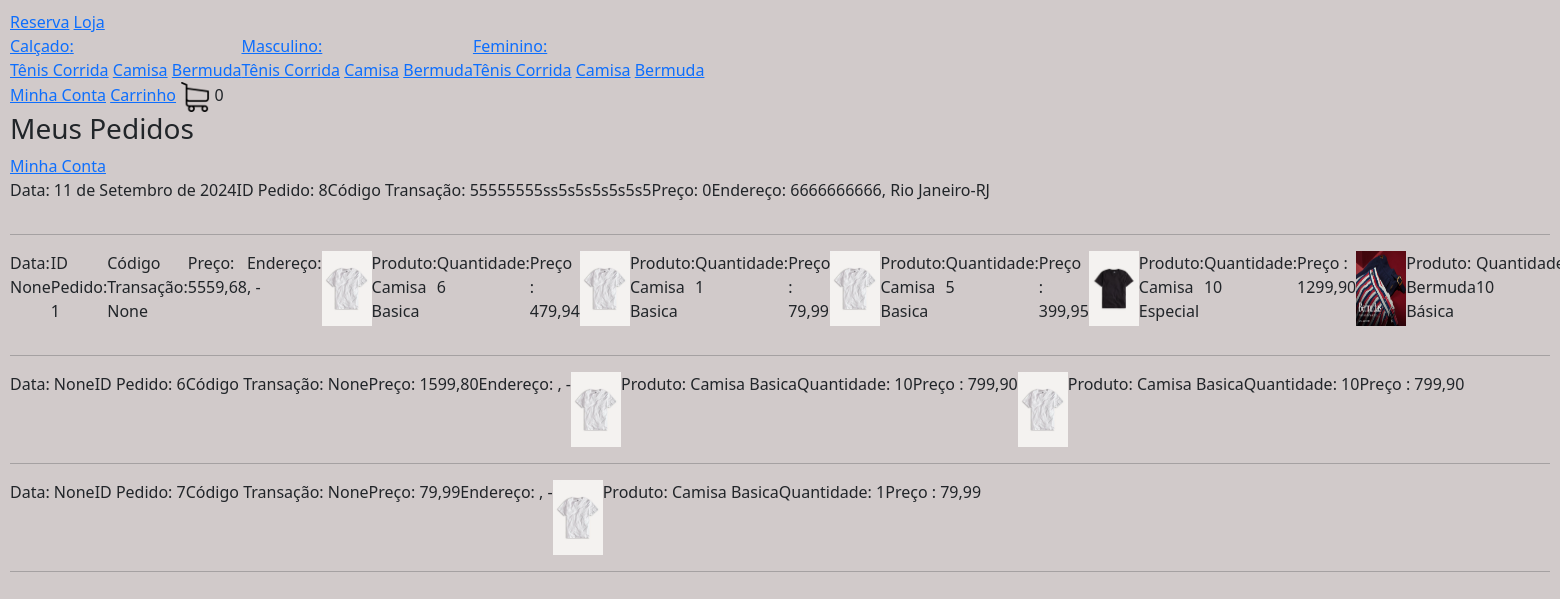
Screenshot of /meuspedidos/ (signed in) with the database file from the repository.
### loja/models.py (models this page shows, shortened)
class Categoria(models.Model):
   nome = models.CharField(max_length=200, null=True, blank=True)
   slug = models.CharField(max_length=200, null=True, blank=True)

class Tipo(models.Model):
   nome = models.CharField(max_length=200, null=True, blank=True)
   slug = models.CharField(max_length=200, null=True, blank=True)

class Pedido(models.Model):
     cliente =  models.ForeignKey(Cliente, null=True, blank=True, on_delete=models.SET_NULL)
     finalizado =  models.BooleanField(default=False)
     codigo_transacao =  models.CharField(max_length=200, null=True, blank=True)
     endereco = models.ForeignKey(Endereco, null=True, blank=True, on_delete=models.SET_NULL)
     data_finalizacao = models.DateField(null=True, blank=True)
     @property
     def preco_total(self):
         itens_pedido = ItensPedido.objects.filter(pedido__id=self.id)
         preco = sum([item.preco_total for item in itens_pedido])
         return preco
     @property
     def itens(self):
         itens_pedido = ItensPedido.objects.filter(pedido__id=self.id)
         return itens_pedido

class Endereco(models.Model):
    rua = models.CharField(max_length=200, null=True, blank=True)
    numero =  models.IntegerField(default=0)
    complemento = models.CharField(max_length=200, null=True, blank=True)
    cep = models.CharField(max_length=200, null=True, blank=True)
    cidade = models.CharField(max_length=200, null=True, blank=True)
    estado = models.CharField(max_length=200, null=True, blank=True)
    cliente =  models.ForeignKey(Cliente, null=True, blank=True, on_delete=models.SET_NULL)

class ItensPedido(models.Model):
    item_estoque = models.ForeignKey(ItemEstoque, null=True, blank=True, on_delete=models.SET_NULL)
    quantidade = models.IntegerField(default=0)
    pedido = models.ForeignKey(Pedido, null=True, blank=True, on_delete=models.SET_NULL)
    @property #serve para acessar uma funcao da class sem ()
    def preco_total(self):
        return self.quantidade * self.item_estoque.produto.preco

class ItemEstoque(models.Model):
    produto = models.ForeignKey(Produto, null=True, blank=True, on_delete=models.SET_NULL)
    cor =  models.ForeignKey(Cor, null=True, blank=True, on_delete=models.SET_NULL)
    tamanho =  models.CharField(max_length=200, null=True, blank=True)
    quantidade = models.IntegerField(default=0)

class Produto(models.Model):
    imagem = models.ImageField(null=True, blank=True)
    nome = models.CharField(max_length=200, null=True, blank=True)
    preco = models.DecimalField(max_digits=10, decimal_places=2)
    ativo = models.BooleanField(default=True)
    categoria = models.ForeignKey(Categoria, null=True, blank=True, on_delete=models.SET_NULL)
    tipo = models.ForeignKey(Tipo, null=True, blank=True, on_delete=models.SET_NULL)

### loja/views.py (the view)
# urls.py: path('meuspedidos/', meus_pedidos, name="meus_pedidos") ,
@login_required  #so acessa que estiver logado
def meus_pedidos(request):
   cliente = request.user.cliente
   pedidos = Pedido.objects.filter(finalizado=True, cliente=cliente).order_by("-data_finalizacao")
   context = {"pedidos": pedidos}
   return render(request, "usuario/meus_pedidos.html", context)

### loja/novos_context.py (called while the page is built)
def carrinho(request):
  quantidade_produtos_carrinho = 0
  if request.user.is_authenticated:
    cliente = request.user.cliente
  else: #se cliente nao estiver logado
     if request.COOKIES.get("id_sessao"):
        id_sessao = request.COOKIES.get("id_sessao")
        cliente, criado = Cliente.objects.get_or_create(id_sessao=id_sessao)
     else: #caso não tenha o id_sessao associado a ele
        return {"quantidade_produtos_carrinho": quantidade_produtos_carrinho}
  pedido, criado = Pedido.objects.get_or_create(cliente=cliente, finalizado=False)
  itens_pedido = ItensPedido.objects.filter(pedido=pedido)
  for item in itens_pedido:
    quantidade_produtos_carrinho += item.quantidade
  return {"quantidade_produtos_carrinho": quantidade_produtos_carrinho}

def categorias_tipos(request):
   categorias_navegacao = Categoria.objects.all()
   tipos_navegacao = Tipo.objects.all()
   return {"categorias_navegacao": categorias_navegacao, "tipos_navegacao": tipos_navegacao}

### loja/templates/usuario/meus_pedidos.html
{% extends 'base.html' %}
{% load static %}
{% block body %}
<h3>Meus Pedidos</h3>
<a href="{% url 'minha_conta' %}">Minha Conta</a>
{% for pedido in pedidos %}
<div style="display: flex;">
  <p>Data: {{ pedido.data_finalizacao }} </p>
  <p>ID Pedido: {{ pedido.id }} </p>
  <p>Código Transação: {{ pedido.codigo_transacao }} </p>
  <p>Preço: {{ pedido.preco_total }} </p>
  <p>Endereço: {{ pedido.endereco.cep }}, {{ pedido.endereco.cidade }}-{{ pedido.endereco.estado }} </p>
  {% for item in pedido.itens %}
  <img src="{{ item.item_estoque.produto.imagem.url }}" width="50" height="75">
  <p>Produto: {{ item.item_estoque.produto.nome }} </p>
  <p>Quantidade: {{ item.quantidade }} </p>
  <p>Preço : {{ item.preco_total }} </p>
  {% endfor%}
</div>
<hr>
{% endfor %}
{% endblock %}

### loja/templates/base.html (shortened to what this page needs)
{% load static %}
<!DOCTYPE html>
<html lang="pt-br">
  <head>
    <link rel="stylesheet" type="text/css" href="{% static 'css/main.css' %}"/>
    <link
      href="https://cdn.jsdelivr.net/npm/bootstrap@5.2.3/dist/css/bootstrap.min.css"
      rel="stylesheet"
    />
    <link
      rel="stylesheet"
      href="https://cdnjs.cloudflare.com/ajax/libs/font-awesome/6.6.0/css/all.min.css"
    />
  </head>
  <body style="background-color: rgb(209, 202, 202); margin: 10px;">
    {% include 'navbar.html' %}
    {% block body %}
    {% endblock %}
  </body>
</html>

### loja/templates/navbar.html
{% load static %}
<nav>
  <a href="{% url 'homepage' %}">Reserva</a>
  <a href=" {% url 'loja' %}">Loja</a>
  <div style="display: flex;">
    {% for categoria in categorias_navegacao %}
    <div>
       <a href="{% url 'loja' %}{{ categoria.slug }}">{{ categoria.nome }}:</a><br>
       {% for tipo in tipos_navegacao %}
         <a href="{% url 'loja' %}{{ categoria.slug }}-{{ tipo.slug }}">{{ tipo.nome }}</a>
       {% endfor %}
  </div>
  {% endfor %}
</div>
  {% if request.user.is_authenticated %}
    <a href="{% url 'minha_conta' %}">Minha Conta</a>
  {% else %}
   <a href="{% url 'fazer_login' %}">Login</a>
  {% endif %}
  <a href="{% url 'carrinho' %}">Carrinho</a>
  <img src="{% static 'images/carrinho.png' %}" alt="carrinho" width="30" />
  {{ quantidade_produtos_carrinho }}
</nav>

### static/css/main.css (style rules this page uses)
body { background-color: rgb(168, 163, 160); }

### rows the page displays
Categoria: nome "Calçado"
Tipo: nome "Tênis Corrida"
Tipo: nome "Camisa"
Tipo: nome "Bermuda"
Categoria: nome "Masculino"
Categoria: nome "Feminino"
Pedido: data_finalizacao "11 de Setembro de 2024", id "8", codigo_transacao "55555555ss5s5s5s5s5s5", preco_total "0", endereco.cep "6666666666", endereco.cidade "Rio Janeiro", endereco.estado "RJ"
Pedido: data_finalizacao "None", id "1", codigo_transacao "None", preco_total "5559,68"
ItensPedido: item_estoque.produto.imagem (picture), item_estoque.produto.nome "Camisa Basica", quantidade "6", preco_total "479,94"
ItensPedido: item_estoque.produto.imagem (picture), item_estoque.produto.nome "Camisa Basica", quantidade "1", preco_total "79,99"
ItensPedido: item_estoque.produto.imagem (picture), item_estoque.produto.nome "Camisa Basica", quantidade "5", preco_total "399,95"
ItensPedido: item_estoque.produto.imagem (picture), item_estoque.produto.nome "Camisa Especial", quantidade "10", preco_total "1299,90"
ItensPedido: item_estoque.produto.imagem (picture), item_estoque.produto.nome "Bermuda Básica", quantidade "10"
Pedido: data_finalizacao "None", id "6", codigo_transacao "None", preco_total "1599,80"
ItensPedido: item_estoque.produto.imagem (picture), item_estoque.produto.nome "Camisa Basica", quantidade "10", preco_total "799,90"
ItensPedido: item_estoque.produto.imagem (picture), item_estoque.produto.nome "Camisa Basica", quantidade "10", preco_total "799,90"
Pedido: data_finalizacao "None", id "7", codigo_transacao "None", preco_total "79,99"
ItensPedido: item_estoque.produto.imagem (picture), item_estoque.produto.nome "Camisa Basica", quantidade "1", preco_total "79,99"

### other values shown
{{ quantidade_produtos_carrinho }} "0"
